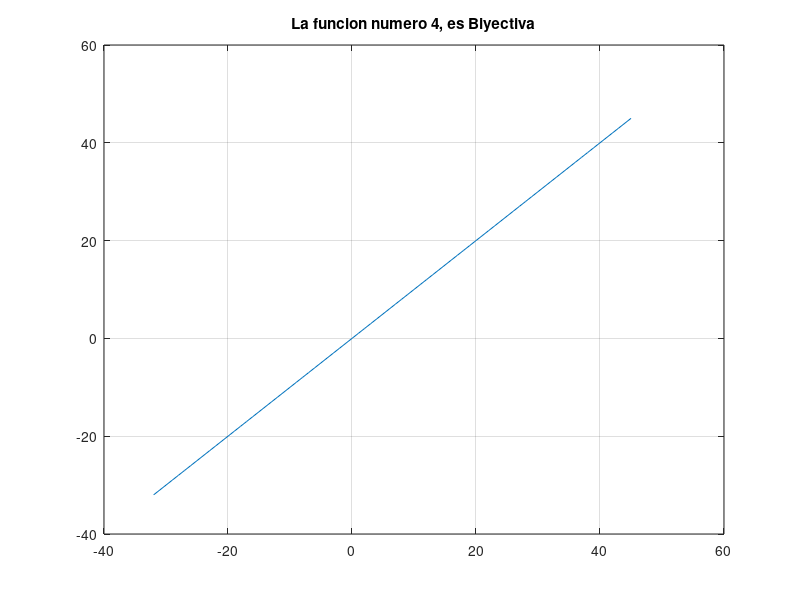

This chart was generated by the following MATLAB code:
% Octave Script
% Funcion                :4
% Title                  :A19 funcion inyectiva, sobreyectiva y biyectiva
% Description            :Script para recordar funcion inyectiva, sobreyectiva y biyectiva
% Author                 :Magali Valencia Clemente
% Date                   :2021/11/16
% Version                :1
% Usage                  :C:\Users\magali
%                        :octave>funcion inyectiva, sobreyectiva y biyectiva
 
clear 
% dominio x 
x=[-32:1:45];
% funciona  plotar 
rx= nthroot(x.^3,3);
plot(x,rx)
% marcar el plano cartesiano 
hold on
grid on;
title(['La funcion numero 4, es Biyectiva']);
% esta funcion es biyectiva por que todo el elemento del contradominio es imagen de uno y solamente un elemento del dominio